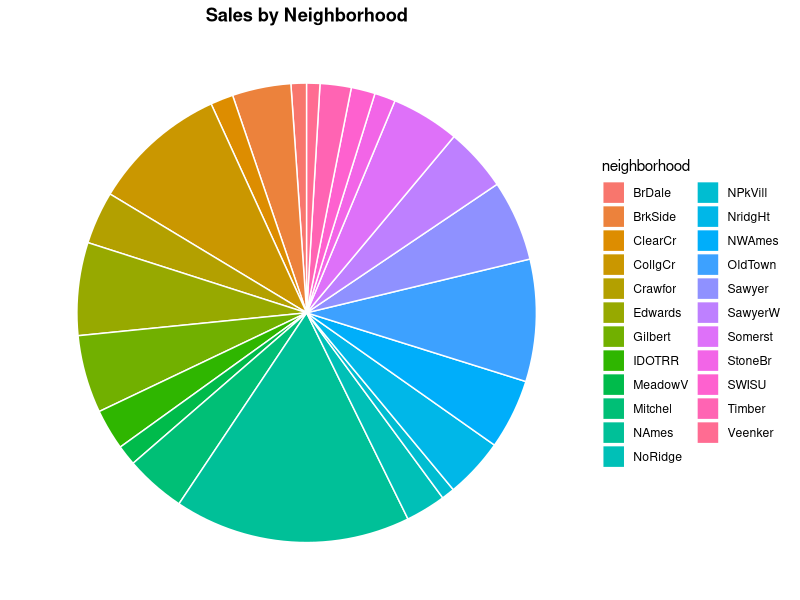
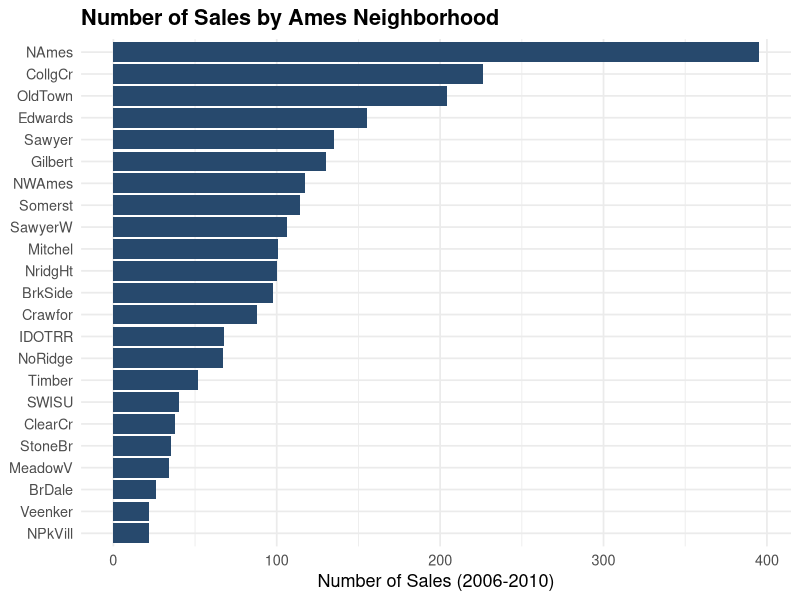
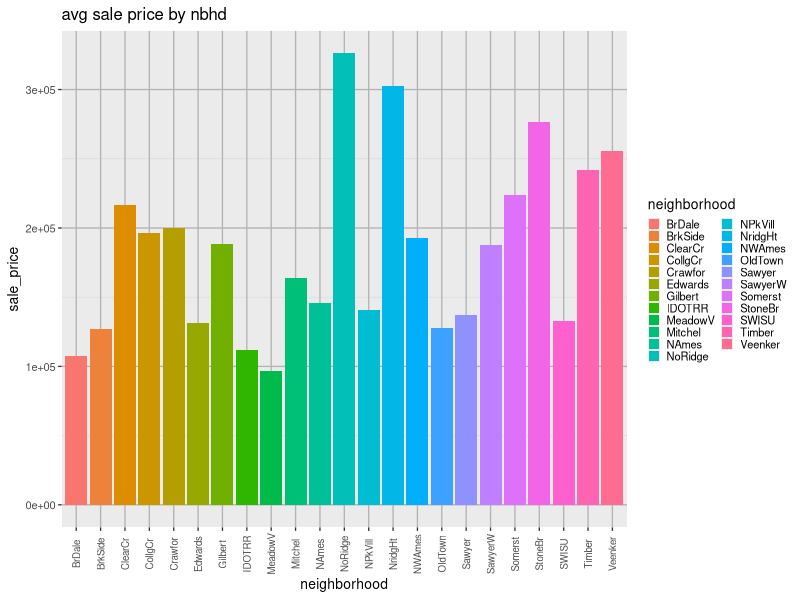
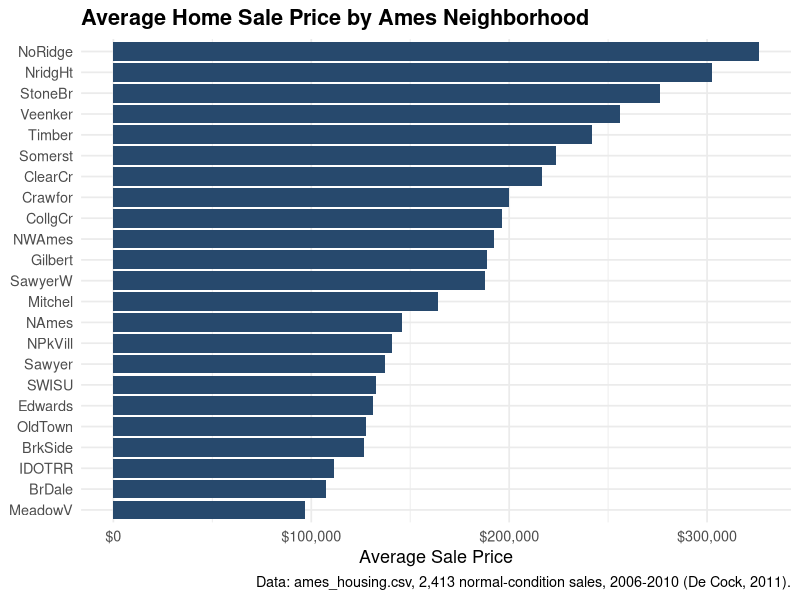

R code for these plots, in order:
# Module 2: Problems and Principles in Communicating Data
# Data Visualization (DATA 3230)
#
# This module runs entirely on the housing dataset (ames_housing.csv), the
# same file introduced in Module 1. Every chart and every printed number
# below comes from that one real file; nothing here is simulated. Run this
# script yourself to reproduce every number and chart on the Module 2
# slides.

library(ggplot2)
library(readr)

housing <- read_csv("ames_housing.csv", show_col_types = FALSE)

theme_deck <- theme_minimal(base_size = 13) +
  theme(plot.title = element_text(face = "bold"))

# ------------------------------------------------------------------
# Same real question Module 1 used: among Ames neighborhoods with at
# least 20 sales in this data, how many sales does each one have, and
# what is the average sale price? This module reuses that same real
# subset (23 qualifying neighborhoods) to show the same information
# told well and told poorly.
# ------------------------------------------------------------------
nbhd_counts_tbl <- table(housing$neighborhood)
common_nbhds <- names(nbhd_counts_tbl[nbhd_counts_tbl >= 20])
length(common_nbhds)   # 23 qualifying neighborhoods

nbhd_counts <- data.frame(
  neighborhood = common_nbhds,
  n = as.integer(nbhd_counts_tbl[common_nbhds])
)
print(nbhd_counts[order(-nbhd_counts$n), ])

nbhd_avg <- aggregate(
  sale_price ~ neighborhood,
  data = housing[housing$neighborhood %in% common_nbhds, ],
  FUN = mean
)
nbhd_avg$sale_price <- round(nbhd_avg$sale_price, 0)

# ------------------------------------------------------------------
# The same pie-chart problem Dr. Brown raises in his own course, shown
# here with our own real data instead of a stock image: 23 categories
# is already too many for a pie chart to communicate anything at a
# glance. This is deliberately the "bad" example.
# ------------------------------------------------------------------
p_bad_pie <- ggplot(nbhd_counts, aes(x = "", y = n, fill = neighborhood)) +
  geom_col(width = 1, color = "white") +
  coord_polar(theta = "y") +
  labs(title = "Sales by Neighborhood", x = NULL, y = NULL) +
  theme_void(base_size = 11) +
  theme(plot.title = element_text(face = "bold", hjust = 0.5))
ggsave("module2_bad_pie.png", p_bad_pie, width = 7, height = 6, dpi = 200)

# The same information, as a sorted horizontal bar chart: the "good"
# alternative. Every one of the 23 bars is readable and the ordering
# itself carries information the pie chart could not show at all.
nbhd_counts$neighborhood <- factor(
  nbhd_counts$neighborhood,
  levels = nbhd_counts$neighborhood[order(nbhd_counts$n)]
)
p_good_bar <- ggplot(nbhd_counts, aes(x = neighborhood, y = n)) +
  geom_col(fill = "#27496D") +
  coord_flip() +
  labs(
    title = "Number of Sales by Ames Neighborhood",
    x = NULL, y = "Number of Sales (2006-2010)"
  ) +
  theme_deck
ggsave("module2_good_bar.png", p_good_bar, width = 8, height = 7, dpi = 200)

# ------------------------------------------------------------------
# Principle 4 (Design for Aesthetics): the same average-sale-price
# chart, rendered badly and then well. Same data, same geom, same
# numbers. What changes is color, theme, labeling, and ordering.
# ------------------------------------------------------------------
nbhd_avg_unordered <- nbhd_avg  # keep neighborhood as plain character, unordered
p_aes_bad <- ggplot(nbhd_avg_unordered, aes(x = neighborhood, y = sale_price, fill = neighborhood)) +
  geom_col(show.legend = TRUE) +
  labs(title = "avg sale price by nbhd", x = "neighborhood", y = "sale_price") +
  theme_gray(base_size = 10) +
  theme(
    axis.text.x = element_text(angle = 90, vjust = 0.5, size = 7),
    legend.position = "right",
    legend.key.size = unit(0.3, "cm"),
    panel.grid.major = element_line(color = "grey70"),
    panel.grid.minor = element_line(color = "grey85")
  )
ggsave("module2_aesthetic_bad.png", p_aes_bad, width = 8, height = 6, dpi = 200)

nbhd_avg$neighborhood <- factor(
  nbhd_avg$neighborhood,
  levels = nbhd_avg$neighborhood[order(nbhd_avg$sale_price)]
)
p_aes_good <- ggplot(nbhd_avg, aes(x = neighborhood, y = sale_price)) +
  geom_col(fill = "#27496D") +
  coord_flip() +
  scale_y_continuous(labels = scales::label_dollar()) +
  labs(
    title = "Average Home Sale Price by Ames Neighborhood",
    x = NULL, y = "Average Sale Price",
    caption = "Data: ames_housing.csv, 2,413 normal-condition sales, 2006-2010 (De Cock, 2011)."
  ) +
  theme_deck
ggsave("module2_aesthetic_good.png", p_aes_good, width = 8, height = 7, dpi = 200)

# ------------------------------------------------------------------
# Principle 3 (variable types), using three real columns already in
# this dataset: sale_price (quantitative), overall_qual (ordinal, a
# 1-10 condition rating with real order), neighborhood (nominal, no
# inherent order). This is the real printed output used on that slide.
# ------------------------------------------------------------------
class(housing$sale_price)
summary(housing$sale_price)

class(housing$overall_qual)
table(housing$overall_qual)

class(housing$neighborhood)
length(unique(housing$neighborhood))

# ------------------------------------------------------------------
# Principle 2 (Use the Right Data) worked question: does combining all
# five sale years change the picture, or would a single year tell a
# different story? Real check, not asserted.
# ------------------------------------------------------------------
year_counts <- table(housing$yr_sold)
print(year_counts)

by_year <- aggregate(sale_price ~ yr_sold, data = housing, FUN = mean)
by_year$sale_price <- round(by_year$sale_price, 0)
print(by_year)

# ------------------------------------------------------------------
# Organizing Data (tidy format) illustration, using this same dataset
# instead of a generic textbook example: six real rows, each one sale,
# each column one variable.
# ------------------------------------------------------------------
head(housing[, c("sale_price", "neighborhood", "gr_liv_area", "overall_qual")], 6)

# The semantic-problem example: neighborhood codes like "NAmes" and
# "NridgHt" are exactly the kind of symbol a general audience will not
# recognize without a legend, the real-data version of Dr. Brown's
# "team logo instead of team name" point.
head(sort(unique(housing$neighborhood)), 6)

cat("All Module 2 charts written.\n")
